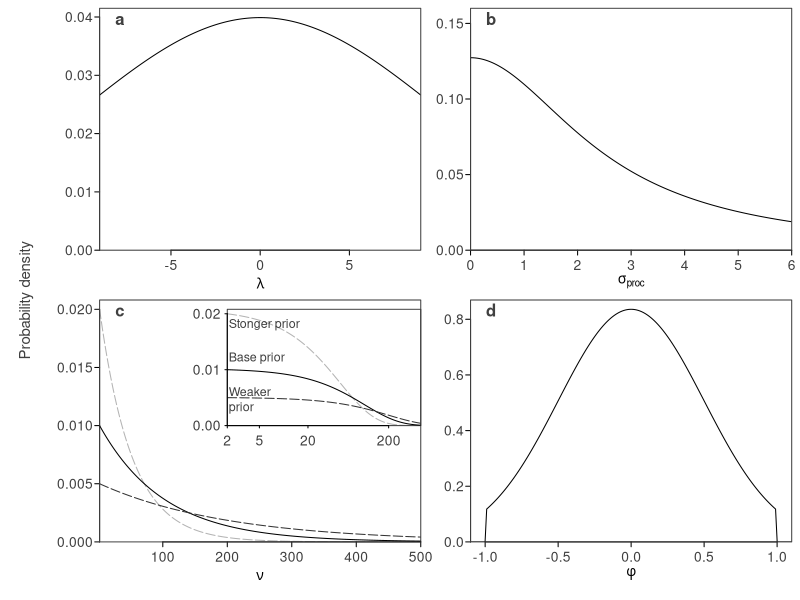

Source code (R):
# Try estimating nu with a weakly informative prior in Stan
# See how the ability to detect heavy tails deteriorates with sample size,
# observation error and the degree of heavy-tailedness.

# truncated distribution function from:
# http://www.jstatsoft.org/v16/c02/paper
dtrunc <- function(x, spec, a = -Inf, b = Inf, ...) {
  tt <- rep(0, length(x))
  g <- get(paste("d", spec, sep = ""), mode = "function")
  G <- get(paste("p", spec, sep = ""), mode = "function")
  tt[x>=a & x<=b] <- g(x[x>=a&x<=b], ...)/(G(b, ...) - G(a, ...))
  tt
}

# Check priors:
plot_prior <- function(x, y, xlab, xlim = NULL, add = FALSE, lty = 1,
  col = "black", log = "", ylim = NULL, ylab = "", label = "", ...) {
  if(is.null(ylim)) {
    ylim <- c(0, max(y)*1.04)
  }
  if(!add) {
    plot(x, y, type = "l", lty = lty, xlab = xlab, ylab = ylab,
      ylim = ylim, yaxs = "i", xaxs = "i", xlim = xlim, col = col,
      log = log, ...)
    mtext(label, side = 3, line = -1.2, font = 2, adj = 0.05)
  } else {
    lines(x, y, lty = lty, col = col)
  }
}

pdf("priors-gomp-base.pdf", width = 6, height = 5.2)
par(mfrow = c(2, 2), mar = c(3,3,0,0), oma = c(.5, 3, .5, .5),
  tck = -0.02, mgp = c(1.5, 0.4, 0), col.axis = "grey25", col = "grey25", las = 1)
x <- seq(-9, 9, length.out = 200)
plot_prior(x, dnorm(x, 0, 10), expression(lambda), label = "a")
x <- seq(0, 6, length.out = 200)
plot_prior(x, dcauchy(x, 0, 2.5), expression(sigma[proc]), ylim = c(0, 0.16), label = "b")
x <- seq(2, 500, length.out = 2000)
plot_prior(x, dtrunc(x, "exp", a = 2, b = Inf, rate = 0.02), expression(nu),
  col = "grey70", log = "", ylim = NULL, lty = "93", label = "c")
plot_prior(x, dtrunc(x, "exp", a = 2, b = Inf, rate = 0.01),
  expression(nu), add = TRUE, lty = 1, col = "black")
plot_prior(x, dtrunc(x, "exp", a = 2, b = Inf, rate = 0.005),
  expression(nu), add = TRUE, lty = "93", col = "grey20")

TeachingDemos::subplot({
  x <- seq(2, 500, length.out = 2000)
  plot_prior(log(x), dtrunc(x, "exp", a = 2, b = Inf, rate = 0.02), "",
    col = "grey70", log = "", ylim = NULL, lty = "93", yaxt = "n", xaxt = "n",
    ylab = "")
  plot_prior(log(x), dtrunc(x, "exp", a = 2, b = Inf, rate = 0.01),
    expression(nu), add = TRUE, lty = 1, col = "black")
  plot_prior(log(x), dtrunc(x, "exp", a = 2, b = Inf, rate = 0.005),
    expression(nu), add = TRUE, lty = "93", col = "grey20")
   axis(2, at = c(0, 0.01, 0.02))
   axis(1, labels = c(2, 5, 20, 200), at = log(c(2, 5, 20, 200)))
  text(0.5, 1.2/100, "Base prior", pos = 4, cex = 0.9)
  text(0.5, 1.8/100, "Stonger prior", cex = 0.9, pos = 4)
  text(0.5, 0.4/100, "Weaker\nprior", pos = 4, cex = 0.9)

},
  x = c(200, 500),
  y = c(0.01, 0.02))

x <- seq(-1.1, 1.1, length.out = 200)
plot_prior(x, dtrunc(x, "norm", a = -1, b = 1, mean = 0, sd = 0.5),
  expression(phi), xlim = c(-1.1, 1.1), label = "d")
mtext("Probability density", side = 2, outer = TRUE, line = 1, las = 0, cex = 0.9)
dev.off()
